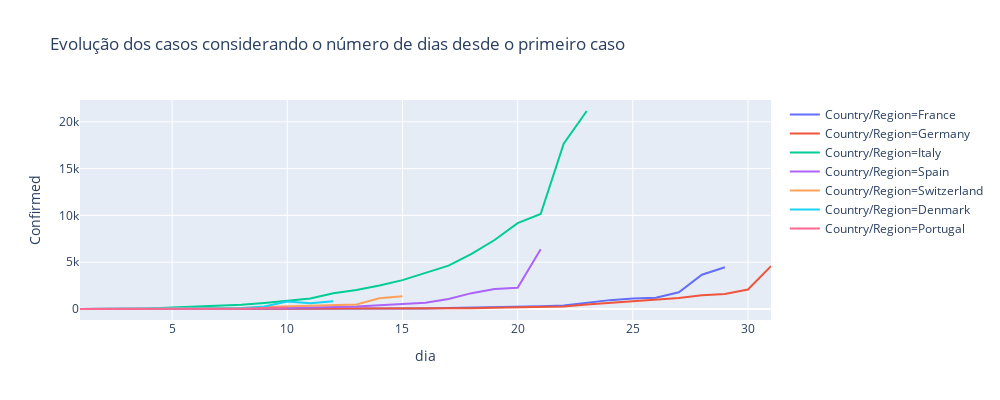

Notebook code cell kept with this figure:
### Code cell
fig = px.line(temp, x="dia", y="Confirmed", color = 'Country/Region',height=400,width=1000,
             title='Evolução dos casos considerando o número de dias desde o primeiro caso')
fig.show()

### Figure 1 — Plotly figure (JSON) as saved in the notebook; plotly's stock layout.template omitted (floating-point values rounded to 4 significant figures)
{"data": [{"hoverlabel": {"namelength": 0}, "hovertemplate": "Country/Region=France<br>dia=%{x}<br>Confirmed=%{y}", "legendgroup": "Country/Region=France", "line": {"color": "#636efa", "dash": "solid"}, "mode": "lines", "name": "Country/Region=France", "showlegend": true, "type": "scatter", "visible": true, "x": [1, 2, 3, 4, 5, 6, 7, 8, 9, 10, 11, 12, 13, 14, 15, 16, 17, 18, 19, 20, 21, 22, 23, 24, 25, 26, 27, 28, 29], "xaxis": "x", "y": [2, 3, 3, 3, 4, 5, 5, 5, 6, 11, 11, 12, 14, 18, 38, 57, 100, 130, 191, 204, 285, 377, 653, 949, 1126, 1209, 1784, 3661, 4469], "yaxis": "y"}, {"hoverlabel": {"namelength": 0}, "hovertemplate": "Country/Region=Germany<br>dia=%{x}<br>Confirmed=%{y}", "legendgroup": "Country/Region=Germany", "line": {"color": "#EF553B", "dash": "solid"}, "mode": "lines", "name": "Country/Region=Germany", "showlegend": true, "type": "scatter", "visible": true, "x": [1, 2, 3, 4, 5, 6, 7, 8, 9, 10, 11, 12, 13, 14, 15, 16, 17, 18, 19, 20, 21, 22, 23, 24, 25, 26, 27, 28, 29, 30, 31], "xaxis": "x", "y": [4, 4, 4, 5, 8, 10, 12, 13, 14, 16, 16, 16, 16, 17, 27, 46, 48, 79, 130, 159, 196, 262, 482, 670, 799, 1040, 1176, 1457, 1600, 2078, 4585], "yaxis": "y"}, {"hoverlabel": {"namelength": 0}, "hovertemplate": "Country/Region=Italy<br>dia=%{x}<br>Confirmed=%{y}", "legendgroup": "Country/Region=Italy", "line": {"color": "#00cc96", "dash": "solid"}, "mode": "lines", "name": "Country/Region=Italy", "showlegend": true, "type": "scatter", "visible": true, "x": [1, 2, 3, 4, 5, 6, 7, 8, 9, 10, 11, 12, 13, 14, 15, 16, 17, 18, 19, 20, 21, 22, 23], "xaxis": "x", "y": [2, 3, 20, 62, 155, 229, 322, 453, 655, 888, 1128, 1694, 2036, 2502, 3089, 3858, 4636, 5883, 7375, 9172, 10149, 17660, 21157], "yaxis": "y"}, {"hoverlabel": {"namelength": 0}, "hovertemplate": "Country/Region=Spain<br>dia=%{x}<br>Confirmed=%{y}", "legendgroup": "Country/Region=Spain", "line": {"color": "#ab63fa", "dash": "solid"}, "mode": "lines", "name": "Country/Region=Spain", "showlegend": true, "type": "scatter", "visible": true, "x": [1, 2, 3, 4, 5, 6, 7, 8, 9, 10, 11, 12, 13, 14, 15, 16, 17, 18, 19, 20, 21], "xaxis": "x", "y": [1, 2, 2, 6, 13, 15, 32, 45, 84, 120, 165, 222, 259, 400, 500, 673, 1073, 1695, 2128, 2277, 6391], "yaxis": "y"}, {"hoverlabel": {"namelength": 0}, "hovertemplate": "Country/Region=Switzerland<br>dia=%{x}<br>Confirmed=%{y}", "legendgroup": "Country/Region=Switzerland", "line": {"color": "#FFA15A", "dash": "solid"}, "mode": "lines", "name": "Country/Region=Switzerland", "showlegend": true, "type": "scatter", "x": [1, 2, 3, 4, 5, 6, 7, 8, 9, 10, 11, 12, 13, 14, 15], "xaxis": "x", "y": [1, 8, 18, 27, 42, 56, 90, 114, 214, 268, 337, 374, 491, 1139, 1359], "yaxis": "y"}, {"hoverlabel": {"namelength": 0}, "hovertemplate": "Country/Region=Denmark<br>dia=%{x}<br>Confirmed=%{y}", "legendgroup": "Country/Region=Denmark", "line": {"color": "#19d3f3", "dash": "solid"}, "mode": "lines", "name": "Country/Region=Denmark", "showlegend": true, "type": "scatter", "x": [1, 2, 3, 4, 5, 6, 7, 8, 9, 10, 11, 12], "xaxis": "x", "y": [1, 3, 4, 6, 10, 23, 35, 90, 262, 801, 615, 827], "yaxis": "y"}, {"hoverlabel": {"namelength": 0}, "hovertemplate": "Country/Region=Portugal<br>dia=%{x}<br>Confirmed=%{y}", "legendgroup": "Country/Region=Portugal", "line": {"color": "#FF6692", "dash": "solid"}, "mode": "lines", "name": "Country/Region=Portugal", "showlegend": true, "type": "scatter", "x": [1, 2, 3, 4, 5, 6, 7, 8, 9, 10], "xaxis": "x", "y": [2, 2, 5, 8, 13, 20, 30, 41, 112, 169], "yaxis": "y"}], "layout": {"height": 400, "legend": {"tracegroupgap": 0}, "title": {"text": "Evolução dos casos considerando o número de dias desde o primeiro caso"}, "width": 1000, "xaxis": {"anchor": "y", "autorange": true, "domain": [0, 1], "range": [1, 31], "title": {"text": "dia"}, "type": "linear"}, "yaxis": {"anchor": "x", "autorange": true, "domain": [0, 1], "range": [-1174.0, 22330.0], "title": {"text": "Confirmed"}, "type": "linear"}}}
